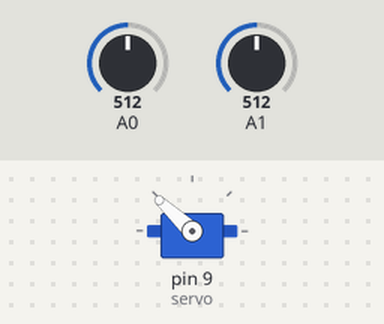
The sketch below on a simulated Arduino Uno, built with avr-gcc and run on an emulated ATmega328P. On the bench: servo. The inputs (shaded band) are chosen by the test bench; at power-on: A0 = 512, A1 = 512.

Above: at 1.2 s.
1.3 s: A0 set to 527
At 4.1 s:
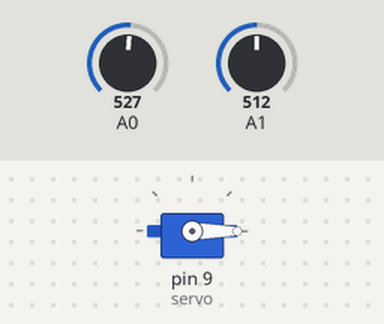
4.3 s: A1 set to 542
At 5.58 s:
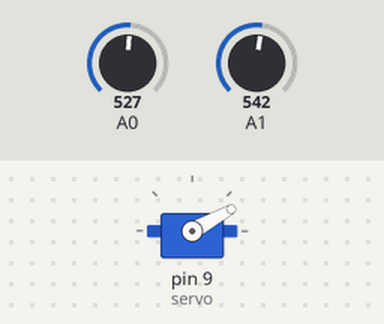
At 9.0 s:
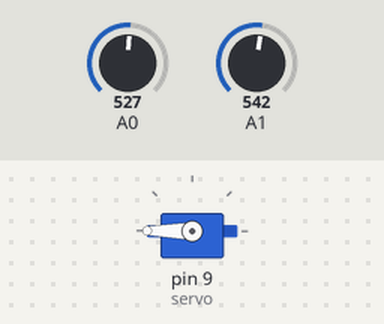
9.3 s: A1 set to 511
Timing chart, 0 to 15.0 s (numbered marks = the images above; inputs shaded):
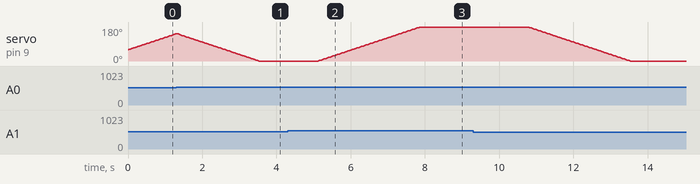

Measured:
- the behaviour switches between 512 and 513 on A0 (found by bisection; images 0 and 1)
- the behaviour switches between 526 and 527 on A1 (found by bisection; images 1 and 2)
- after the input at 4.3 s, servo on pin 9 (servo): moves from 0° to 180° over 2.8 s, starting after 0.82 s

The sketch:

6.ino
```cpp
#include <Servo.h>

Servo servo;
int pos=60;


void setup() {
  // put your setup code here, to run once:
  servo.attach(9);
}

void loop() {
  // put your main code here, to run repeatedly:
int photoresistorL = analogRead(A0);
int photoresistorR = analogRead(A1);

if(photoresistorL-photoresistorR > 0){
  servo.write(pos--);
  delay(15);
}else{
  servo.write(pos++);
  delay(15);
}

}
```
